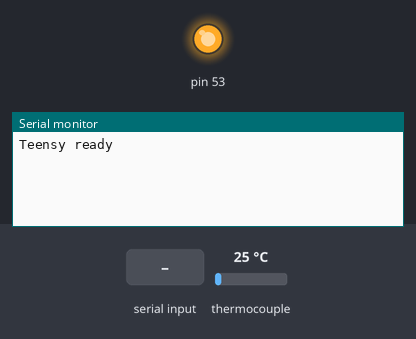
Recording of a sketch running on a simulated Arduino Mega 2560, built with avr-gcc and run on an emulated ATmega2560. On the bench: output pins drawn as LEDs (lit = HIGH), the last lines printed to the serial monitor. Inputs (shaded band) come from the test bench; at power-on: thermocouple 25 °C.

Above: at 3.2 s.
3.3 s: "t" received over the second serial link
At 4.1 s:
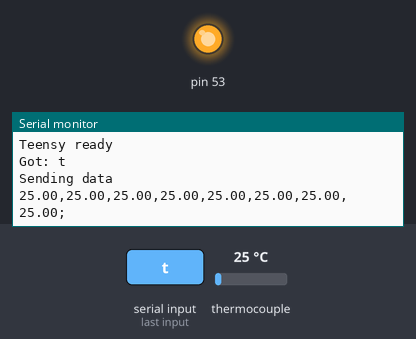
4.8 s: "d" received over the second serial link
At 6.0 s:
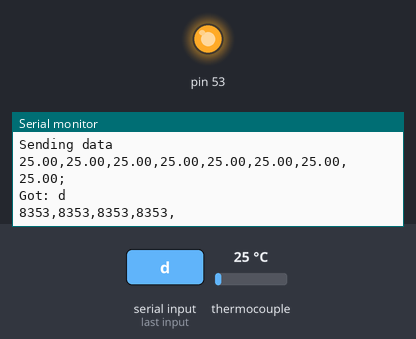
6.3 s: "1" received over the second serial link
At 7.3 s:
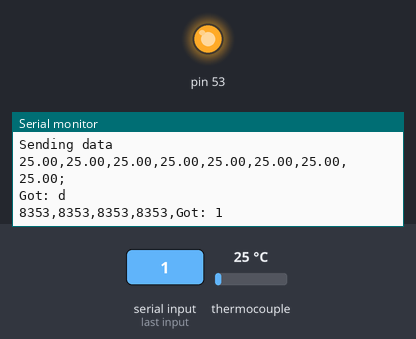

Measured:
- after the input at 3.3 s, the serial monitor: prints a new line at once (image 1)
- after the input at 4.8 s, the serial monitor: prints a new line at once (image 2)
- after the input at 6.3 s, the serial monitor: prints a new line at once (image 3)

The sketch:

EightRTDBoard_05052026.ino
```cpp
#include <Adafruit_MAX31865.h>
#include "SPI.h"
//#include <SoftwareSerial1.h>

// use hardware SPI, just pass in the CS pin
Adafruit_MAX31865 max_1 = Adafruit_MAX31865(7);
Adafruit_MAX31865 max_2= Adafruit_MAX31865(6);
Adafruit_MAX31865 max_3 = Adafruit_MAX31865(8);
Adafruit_MAX31865 max_4= Adafruit_MAX31865(5);
Adafruit_MAX31865 max_5 = Adafruit_MAX31865(9);
Adafruit_MAX31865 max_6= Adafruit_MAX31865(4);
Adafruit_MAX31865 max_7 = Adafruit_MAX31865(10);
Adafruit_MAX31865 max_8= Adafruit_MAX31865(3);

// The value of the Rref resistor. Use 430.0!!
#define RREF 430.0
#define RNOMINAL 100.0


void setup() {
  Serial1.begin(115200);
  Serial.begin(115200);
  SPI.begin();
  max_1.begin(MAX31865_2WIRE);  // set to 2WIRE or 4WIRE as necessary
  max_2.begin(MAX31865_2WIRE); // set to 2WIRE or 4WIRE as necessary
  max_3.begin(MAX31865_2WIRE);
  max_4.begin(MAX31865_2WIRE);
  max_5.begin(MAX31865_2WIRE);  // set to 2WIRE or 4WIRE as necessary
  max_6.begin(MAX31865_2WIRE); // set to 2WIRE or 4WIRE as necessary
  max_7.begin(MAX31865_2WIRE);
  max_8.begin(MAX31865_2WIRE);
    delay(2000);
  Serial.println("Teensy ready");
  //Serial1.println("test");


}

void loop() {

  //delay(1000);
  if  (Serial1.available() > 0) { //added
    char receivedChar = Serial1.read();
    Serial.print("Got: ");
    Serial.println(receivedChar);
    if (receivedChar == 't') {
      Serial.println("Sending data");


      String temps = String(max_1.temperature(RNOMINAL, RREF)) + "," +
              String(max_2.temperature(RNOMINAL, RREF)) + "," +
              String(max_3.temperature(RNOMINAL, RREF)) + "," +
              String(max_4.temperature(RNOMINAL, RREF)) + "," +
              String(max_5.temperature(RNOMINAL, RREF)) + "," +
              String(max_6.temperature(RNOMINAL, RREF)) + "," +
              String(max_7.temperature(RNOMINAL, RREF)) + "," +
              String(max_8.temperature(RNOMINAL, RREF)) + ";";

      Serial1.println(temps);

      Serial.println(temps);


      //Serial1.print("Resistance1 = "); Serial1.println(RREFratio1,8);
      //  Serial1.print("Resistance2 = "); Serial1.println(RREFratio2,8);
      //Serial1.print("Resistance3 = "); Serial1.println(RREFratio3,8);
      //  Serial1.print("Resistance4 = "); Serial1.println(RREFratio4,8);

      //Serial1.print("Temperature1 = "); Serial1.println(max_1.temperature(RNOMINAL, RREF));
      //  Serial1.print("Temperature2 = "); Serial1.println(max_2.temperature(RNOMINAL, RREF));
      //Serial1.print("Temperature3 = "); Serial1.println(max_3.temperature(RNOMINAL, RREF));
      //  Serial1.print("Temperature4 = "); Serial1.println(max_4.temperature(RNOMINAL, RREF));

      // Check and print any faults
    //  uint8_t fault1 = max_1.readFault();
    //  uint8_t fault2 = max_2.readFault();
    //  uint8_t fault3 = max_3.readFault();
    //  uint8_t fault4 = max_4.readFault();
    //  uint8_t fault5 = max_5.readFault();
    //  uint8_t fault6 = max_6.readFault();
    //  uint8_t fault7 = max_7.readFault();
    //  uint8_t fault8 = max_8.readFault();
    //   delay(1000);
      }
    //for debugging, prints RTD, ratio, and temp
    if (receivedChar == 'd') {
      uint16_t rtd1 = max_1.readRTD();
      uint16_t rtd2 = max_2.readRTD();
      uint16_t rtd3 = max_3.readRTD();
      uint16_t rtd4 = max_4.readRTD();
      Serial.print(rtd1);
      Serial.print(",");
      Serial.print(rtd2);
      Serial.print(",");
      Serial.print(rtd3);
      Serial.print(",");
      Serial.print(rtd4);
      Serial.print(",");

      // Serial1.print("RTD value1: "); Serial1.println(rtd1);
      //Serial1.print("RTD value2: "); Serial1.println(rtd2);
      //Serial1.print("RTD value3: "); Serial1.println(rtd3);
      //Serial1.print("RTD value4: "); Serial1.println(rtd4);

      float ratio1 = rtd1;
      float ratio2 = rtd2;
      float ratio3 = rtd3;
      float ratio4 = rtd4;
    ratio1 /= 32768;
      ratio2 /= 32768;
      ratio3 /= 32768;
      ratio4 /= 32768;

      //Added this for python

      Serial1.print(ratio1,8);
      Serial1.print(",");
      Serial1.print(ratio2,8);
      Serial1.print(",");
      Serial1.print(ratio3,8);
      Serial1.print(",");
      Serial1.print(ratio4,8);
      Serial1.print(",");
      Serial1.print(max_1.temperature(RNOMINAL, RREF));
      Serial1.print(",");
      Serial1.print(max_2.temperature(RNOMINAL, RREF));
      Serial1.print(",");
      Serial1.print(max_3.temperature(RNOMINAL, RREF));
      Serial1.print(",");
      Serial1.print(max_4.temperature(RNOMINAL, RREF));
      Serial1.print(",");

      //Serial1.print("Resistance1 = "); Serial1.println(RREFratio1,8);
      //  Serial1.print("Resistance2 = "); Serial1.println(RREFratio2,8);
      //Serial1.print("Resistance3 = "); Serial1.println(RREFratio3,8);
      //  Serial1.print("Resistance4 = "); Serial1.println(RREFratio4,8);

      //Serial1.print("Temperature1 = "); Serial1.println(max_1.temperature(RNOMINAL, RREF));
      //  Serial1.print("Temperature2 = "); Serial1.println(max_2.temperature(RNOMINAL, RREF));
      //Serial1.print("Temperature3 = "); Serial1.println(max_3.temperature(RNOMINAL, RREF));
      //  Serial1.print("Temperature4 = "); Serial1.println(max_4.temperature(RNOMINAL, RREF));

      // Check and print any faults
      //uint8_t fault1 = max_1.readFault();
      //uint8_t fault2 = max_2.readFault();
      //uint8_t fault3 = max_3.readFault();
      //uint8_t fault4 = max_4.readFault();

    }
  }
}
```
